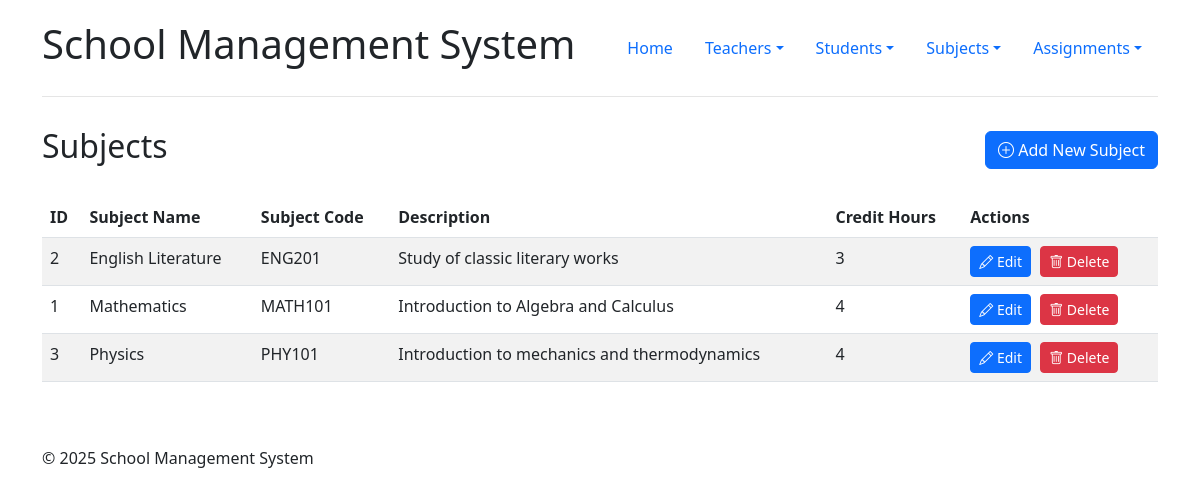
Screenshot of /subjects/index.php with the database file from the repository.
### tables this page shows
CREATE TABLE IF NOT EXISTS subjects (
    subject_id INT AUTO_INCREMENT PRIMARY KEY,
    subject_name VARCHAR(100) NOT NULL,
    subject_code VARCHAR(20) UNIQUE NOT NULL,
    description TEXT,
    credit_hours INT,
    created_at TIMESTAMP DEFAULT CURRENT_TIMESTAMP,
    updated_at TIMESTAMP DEFAULT CURRENT_TIMESTAMP ON UPDATE CURRENT_TIMESTAMP
);

### subjects/index.php (the view, shortened to what this page needs)
<?php
require_once '../includes/header.php';
$query = "SELECT * FROM subjects ORDER BY subject_name";
$result = $conn->query($query);
?>
<div class="row">
    <div class="col-md-12">
        <div class="d-flex justify-content-between align-items-center mb-4">
            <h2>Subjects</h2>
            <a href="/school/subjects/create.php" class="btn btn-primary"><i class="bi bi-plus-circle"></i> Add New Subject</a>
        </div>
        <?php if ($result->num_rows > 0): ?>
            <div class="table-responsive">
                <table class="table table-striped table-hover">
                    <thead>
                        <tr>
                            <th>ID</th>
                            <th>Subject Name</th>
                            <th>Subject Code</th>
                            <th>Description</th>
                            <th>Credit Hours</th>
                            <th>Actions</th>
                        </tr>
                    </thead>
                    <tbody>
                        <?php while ($row = $result->fetch_assoc()): ?>
                            <tr>
                                <td><?php echo $row['subject_id']; ?></td>
                                <td><?php echo htmlspecialchars($row['subject_name']); ?></td>
                                <td><?php echo htmlspecialchars($row['subject_code']); ?></td>
                                <td><?php echo htmlspecialchars($row['description']); ?></td>
                                <td><?php echo $row['credit_hours']; ?></td>
                                <td class="action-buttons">
                                    <a href="/school/subjects/edit.php?id=<?php echo $row['subject_id']; ?>" class="btn btn-sm btn-primary"><i class="bi bi-pencil"></i> Edit</a>
                                    <a href="/school/subjects/index.php?delete=<?php echo $row['subject_id']; ?>" class="btn btn-sm btn-danger" onclick="return confirm('Are you sure you want to delete this subject?');"><i class="bi bi-trash"></i> Delete</a>
                                </td>
                            </tr>
                        <?php endwhile; ?>
                    </tbody>
                </table>
            </div>
        <?php else: ?>
            <div class="alert alert-info">No subjects found. <a href="/school/subjects/create.php">Add a new subject</a>.</div>
        <?php endif; ?>
    </div>
</div>
<?php require_once '../includes/footer.php'; ?>

### includes/header.php (style rules this page uses)
body { padding-top: 20px; padding-bottom: 20px; }
.action-buttons .btn { margin-right: 5px; }

### rows the page displays
subjects: subject_id "2", subject_name "English Literature", subject_code "ENG201", description "Study of classic literary works", credit_hours "3"
subjects: subject_id "1", subject_name "Mathematics", subject_code "MATH101", description "Introduction to Algebra and Calculus", credit_hours "4"
subjects: subject_id "3", subject_name "Physics", subject_code "PHY101", description "Introduction to mechanics and thermodynamics", credit_hours "4"
